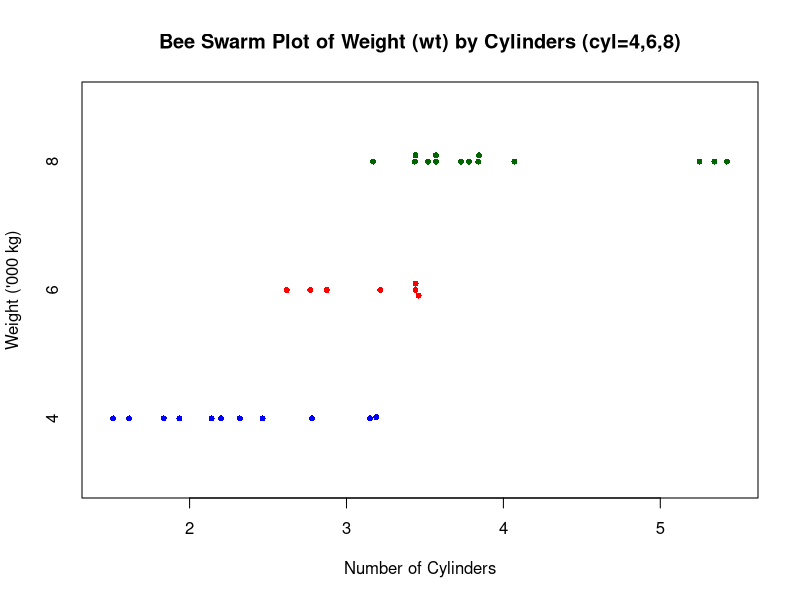
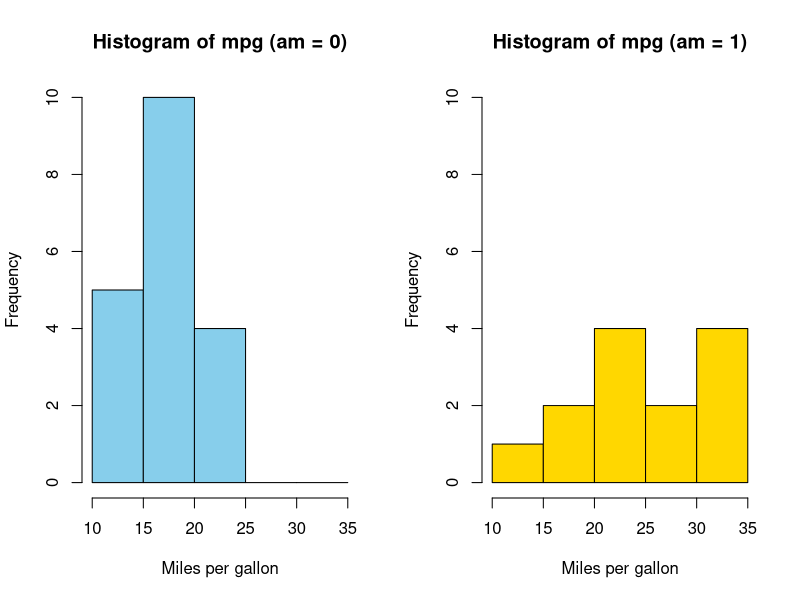
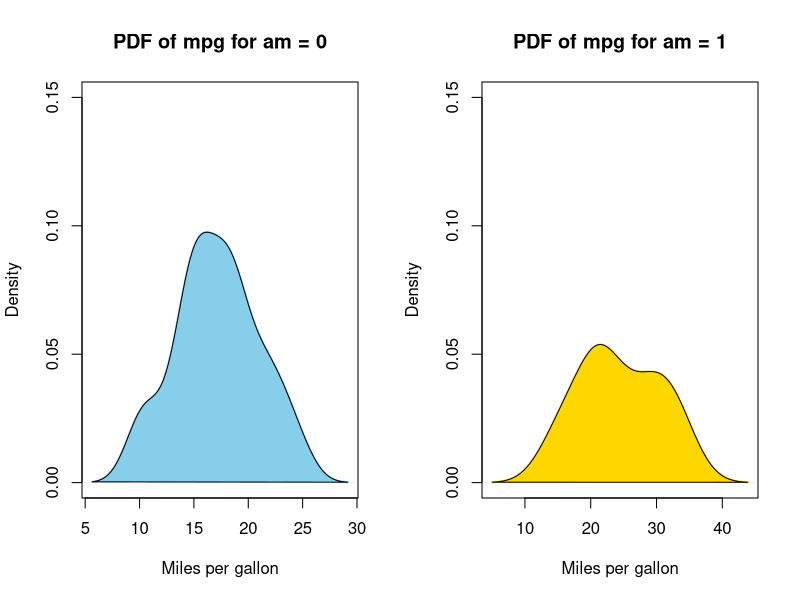
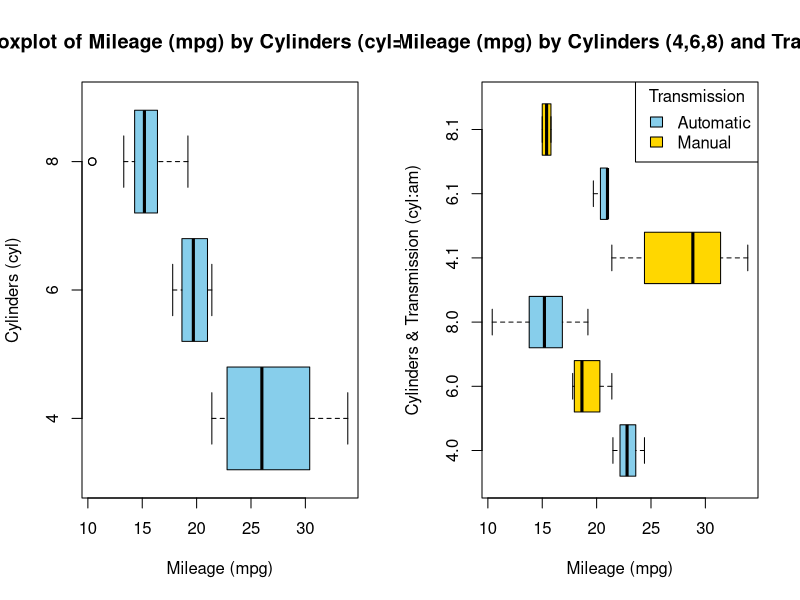
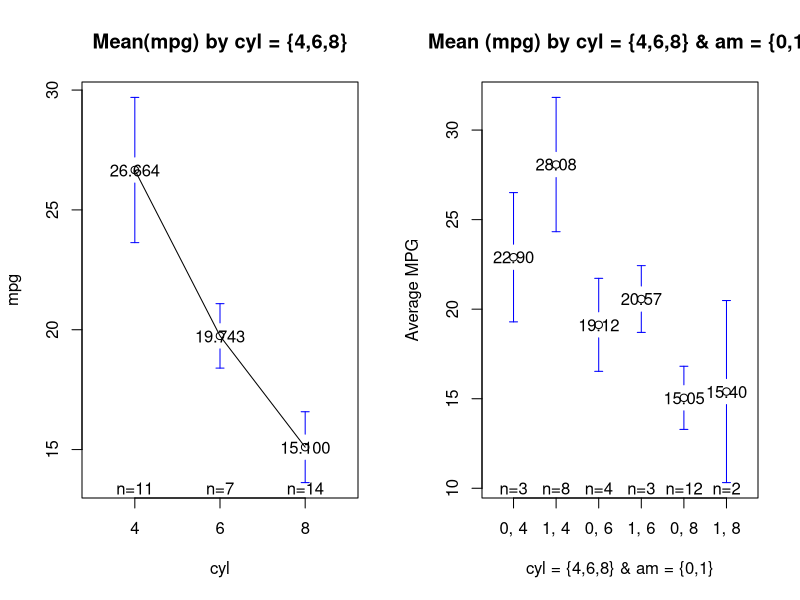
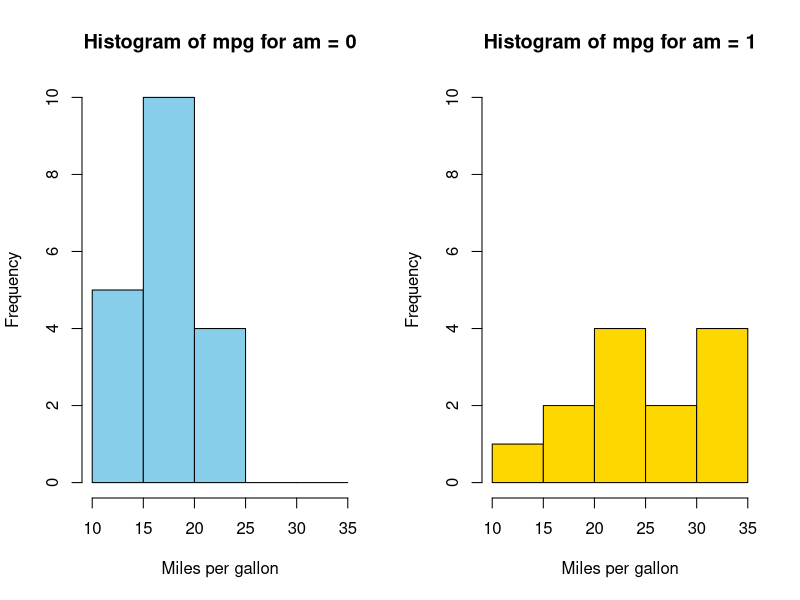
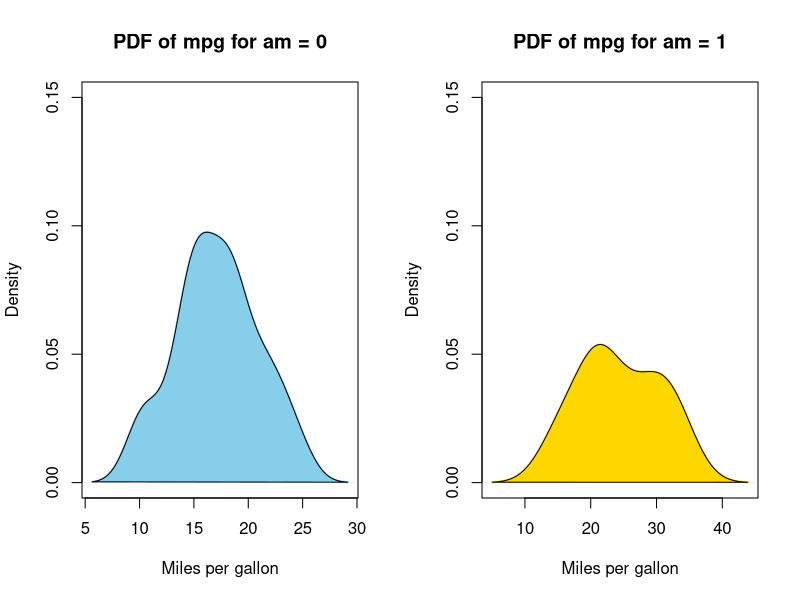
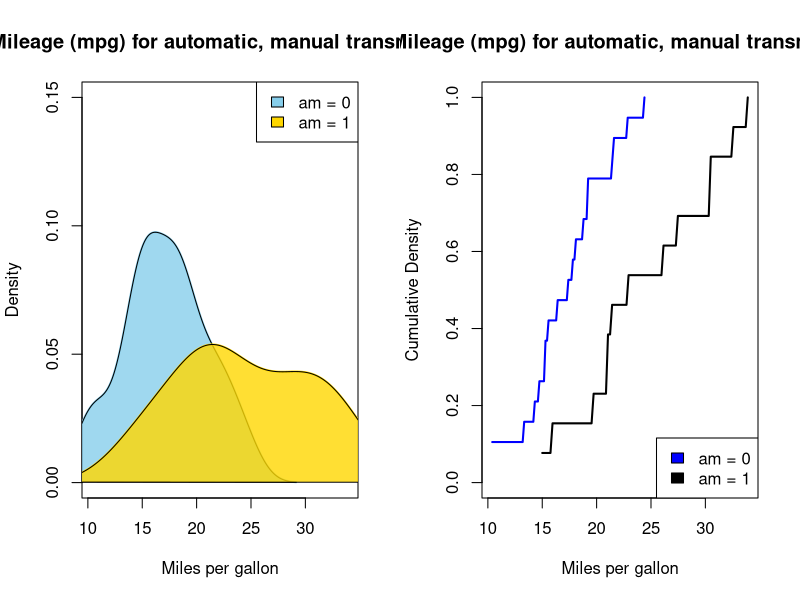

These figures' R source, in order:
## ---- chunk 1
# Load the required libraries, suppressing annoying startup messages
library(tibble) 
suppressPackageStartupMessages(library(dplyr))
library(knitr) # For formatting tables
# Read the mtcars dataset into a tibble called tb
data(mtcars)
tb <- as_tibble(mtcars)
# Convert relevant columns into factor variables
tb$cyl <- as.factor(tb$cyl) # cyl = {4,6,8}, number of cylinders
tb$am <- as.factor(tb$am) # am = {0,1}, 0:automatic, 1: manual transmission
tb$vs <- as.factor(tb$vs) # vs = {0,1}, v-shaped engine, 0:no, 1:yes
tb$gear <- as.factor(tb$gear) # gear = {3,4,5}, number of gears
# Directly access the data columns of tb, without tb$mpg
attach(tb)
## ---- chunk 2
A0 <- aggregate(tb$mpg, 
          by = list(tb$cyl), 
          FUN = mean)
names(A0) <- c("Cylinders", "Mean_mpg")
kable(A0, digits=2, caption = "Mean of Mileage (mpg) by Cylinder (cyl=4,6,8)") 
## ---- chunk 3
A1 <- tapply(tb$mpg, 
             tb$cyl, 
             mean)
A1
## ---- chunk 4
library(psych)
A2 <- describeBy(mpg, cyl)
print(A2)
## ---- chunk 5
B0 <- aggregate(tb$mpg, 
          by = list(tb$cyl, tb$am),
          FUN = mean)
names(B0) <- c("Cylinders","Transmission","Mean_mpg")
kable(B0, 
      digits=2, caption = "Mean of Mileage (mpg) by Cylinders (cyl=4,6,8) and Transmission (am=0,1)") 
## ---- chunk 6
B1 <- aggregate(list(tb$mpg, tb$wt, tb$hp), 
          by = list(tb$am, tb$cyl),
          FUN = mean)
names(B1) <- c("Transmission","Cylinders","Mean_mpg","Mean_wt","Mean_hp")
kable(B1, 
      digits=2, caption = "Mean of Mileage (mpg), Weight (wt), Horsepower (hp) by Transmission (am=0,1) and Cylinders (cyl=4,6,8)") 
## ---- chunk 7
agg_mean <- aggregate(tb$mpg, 
                      by = list(tb$cyl, tb$am), 
                      FUN = mean)
agg_sd <- aggregate(tb$mpg, 
                    by = list(tb$cyl, tb$am), 
                    FUN = sd)
agg_median <- aggregate(tb$mpg, 
                        by = list(tb$cyl, tb$am), 
                        FUN = median)

# Merge them together, two data frames at a time
B2 <- merge(agg_mean, agg_sd, 
            by = c("Group.1", "Group.2"))
B2 <- merge(B2, agg_median, 
            by = c("Group.1", "Group.2"))

# Rename columns for clarity
names(B2) <- c("Cylinders", "Transmission", "Mean_mpg", "SD_mpg", "Median_mpg")

kable(B2, 
      digits=2, caption = "Mean, SD, Median of Mileage (mpg) by Cylinders (cyl=4,6,8) and Transmission (am=0,1)") 
## ---- chunk 8
tb_columns <- tb[c("mpg", "wt", "hp")]
tb_factors <- list(tb$am, 
                   tb$cyl)
# Use describeBy()
B3 <- describeBy(tb_columns, 
                    tb_factors)
print(B3)
## ---- chunk 9
# Load the beeswarm package
library(beeswarm)
# Create a bee swarm plot of wt column split by cyl
beeswarm(tb$wt ~ tb$cyl, 
         main="Bee Swarm Plot of Weight (wt) by Cylinders (cyl=4,6,8)", 
         xlab="Number of Cylinders",
         ylab="Weight ('000 kg)",
         pch=16,  # type of points
         cex=0.8, # size of the points
         col=c("blue","red","darkgreen"),
         horizontal = TRUE)
## ---- chunk 10
# Choose 'wt' and 'cyl' columns from 'tb' dataframe. Assign the result to 'tb3'.
tb3 <- tb[, c("wt", "am")]

# Split the 'tb3' tibble into subsets based on 'am'. Each subset consists of rows with the same 'am' value. Save the list of these subsets to 'tb_split'.
tb_split <- split(tb3, tb3$am)

# Apply a function to each subset of 'tb_split' using 'lapply()'. 
# The function takes a subset 'x' and creates a stem-and-leaf plot of the 'wt' values in 'x'.
lapply(tb_split, 
       function(x) 
         stem(x$wt))
## ---- chunk 11
split_data <- split(tb$mpg, tb$am) # Split the data by 'am' variable
par(mfrow = c(1, 2)) # Create a 1-row 2-column layout
color_vector <- c("skyblue", "gold") # Define the color vector

# Create a histogram for subset with am = 0
hist(split_data[[1]], 
     main = "Histogram of mpg (am = 0)", 
     breaks = seq(10, 35, by = 5), # This creates bins with ranges 10-15, 15-20, etc.
     xlab = "Miles per gallon", 
     col = color_vector[1], # Use the color vector, 
     border = "black",
     ylim = c(0, 10))

# Create a histogram for subset with am = 1
hist(split_data[[2]], 
     main = "Histogram of mpg (am = 1)", 
     breaks = seq(10, 35, by = 5), # This creates bins with ranges 10-15, 15-20, etc.
     xlab = "Miles per gallon", 
     col = color_vector[2], # Use the color vector, 
     border = "black",
     ylim = c(0, 10))
## ---- chunk 12
split_data <- split(tb$mpg, tb$am)  # Split 'mpg' data by 'am' values
par(mfrow = c(1, 2))  # Set layout for 2 plots side by side
color_vector <- c("skyblue", "gold")  # Define colors for the plots

# Calculate density for am = 0 and plot it
dens_0 <- density(split_data[[1]])  
plot(dens_0, 
     main = "PDF of mpg for am = 0", 
     xlab = "Miles per gallon", 
     col = color_vector[1], 
     border = "black",
     ylim = c(0, 0.15), 
     lwd = 2)  # Plot density curve for am = 0
polygon(dens_0, col = color_vector[1], border = "black")  # Fill under the curve

# Calculate density for am = 1 and plot it
dens_1 <- density(split_data[[2]])  
plot(dens_1, 
     main = "PDF of mpg for am = 1", 
     xlab = "Miles per gallon", 
     col = color_vector[2], 
     border = "black",
     ylim = c(0, 0.15), 
     lwd = 2)  # Plot density curve for am = 1
polygon(dens_1, col = color_vector[2], border = "black")  # Fill under the curve
## ---- chunk 13
boxplot(mpg~cyl,
        main = "Boxplot of Mileage (mpg) by Cylinders (cyl=4,6,8)",
        xlab = "Mileage (mpg)",
        ylab = "Cylinders (cyl)",
        col = c("skyblue"),
        horizontal = TRUE
        )
## ---- chunk 14
boxplot(mpg ~ cyl * am,
        main = "Boxplot of Mileage (mpg) by Cylinders (4,6,8) and Transmission (0,1)",
        xlab = "Mileage (mpg)",
        ylab = "Cylinders & Transmission (cyl:am)",
        col = c("skyblue", "gold"), # added a second color for differentiation
        horizontal = TRUE
        )
# Add a legend
legend("topright", 
       legend = c("Automatic", "Manual"), 
       fill = c("skyblue", "gold"), 
       title = "Transmission"
)
## ---- chunk 15
library(gplots)
plotmeans(data = tb,
          mpg ~ cyl, 
          mean.labels = TRUE,
          digits=3,
          main = "Mean(mpg) by cyl = {4,6,8}"
          )
## ---- chunk 16
library(gplots)
plotmeans(mpg ~ interaction(am, 
                            cyl, 
                            sep = ", "),
          data = tb,
          mean.labels = TRUE,
          digits=2,
          connect = FALSE,
          main = "Mean (mpg) by cyl = {4,6,8} & am = {0,1}",
          xlab= "cyl = {4,6,8} & am = {0,1}",
          ylab="Average MPG"
          )
## ---- chunk 17
# Split the data by 'am' variable
split_data <- split(tb$mpg, tb$am)

# Create a 1-row 2-column layout
par(mfrow = c(1, 2))

# Define the color vector
color_vector <- c("skyblue", "gold")

# Create a histogram for each subset
for (i in 1:length(split_data)) {
  hist(split_data[[i]], 
       main = paste("Histogram of mpg for am =", i - 1), 
       breaks = seq(10, 35, by = 5), # This creates bins with ranges 10-15, 15-20, etc.
       xlab = "Miles per gallon", 
       col = color_vector[i], # Use the color vector, 
       border = "black",
       ylim = c(0, 10))
}
## ---- chunk 18
# Split the data by 'am' variable
split_data <- split(tb$mpg, tb$am)

# Create a 1-row 2-column layout
par(mfrow = c(1, 2))

# Define the color vector
color_vector <- c("skyblue", "gold")

# Create a density plot for each subset
for (i in 1:length(split_data)) {
  # Calculate density
  dens <- density(split_data[[i]])

  # Plot density
  plot(dens, 
       main = paste("PDF of mpg for am =", i - 1), 
       xlab = "Miles per gallon", 
       col = color_vector[i], 
       border = "black",
       ylim = c(0, 0.15), # Adjust this value if necessary
       lwd = 2) # line width

  # Add a polygon to fill under the density curve
  polygon(dens, col = color_vector[i], border = "black")
}
## ---- chunk 19
# Split the data by 'am' variable
split_data <- split(tb$mpg, tb$am)

# Define the color vector
color_vector <- c("skyblue", "gold")

# Define the legend labels
legend_labels <- c("am = 0", "am = 1")

# Create a density plot for each subset
# Start with an empty plot with ranges accommodating both data sets
plot(0, 0, xlim = range(tb$mpg), ylim = c(0, 0.15), type = "n", 
     xlab = "Miles per gallon", ylab = "Density", 
     main = "PDFs of Mileage (mpg) for automatic, manual transmissions (am)")

for (i in 1:length(split_data)) {
  # Calculate density
  dens <- density(split_data[[i]])
  
  # Add density plot
  lines(dens, 
        col = color_vector[i], 
        lwd = 2) # line width

  # Add a polygon to fill under the density curve
  polygon(dens, col = adjustcolor(color_vector[i], alpha.f = 0.8), border = "black")
}

# Add legend to the plot
legend("topright", legend = legend_labels, fill = color_vector, border = "black")
## ---- chunk 20
# Split the data by 'am' variable
split_data <- split(tb$mpg, tb$am)

# Define the color vector
color_vector <- c("blue", "black")

# Define the legend labels
legend_labels <- c("am = 0", "am = 1")

# Create a cumulative density plot for each subset
# Start with an empty plot with ranges accommodating both data sets
plot(0, 0, xlim = range(mtcars$mpg), ylim = c(0, 1), type = "n", 
     xlab = "Miles per gallon", ylab = "Cumulative Density", 
     main = "CDFs of Mileage (mpg) for automatic, manual transmissions (am)")

for (i in 1:length(split_data)) {
  # Calculate empirical cumulative density function
  ecdf_func <- ecdf(split_data[[i]])
  
  # Add CDF plot using curve function
  curve(ecdf_func(x), 
        from = min(split_data[[i]]), to = max(split_data[[i]]), 
        col = color_vector[i], 
        add = TRUE, 
        lwd = 2) # line width
}
# Add legend to the plot
legend("bottomright", legend = legend_labels, fill = color_vector, border = "black")
